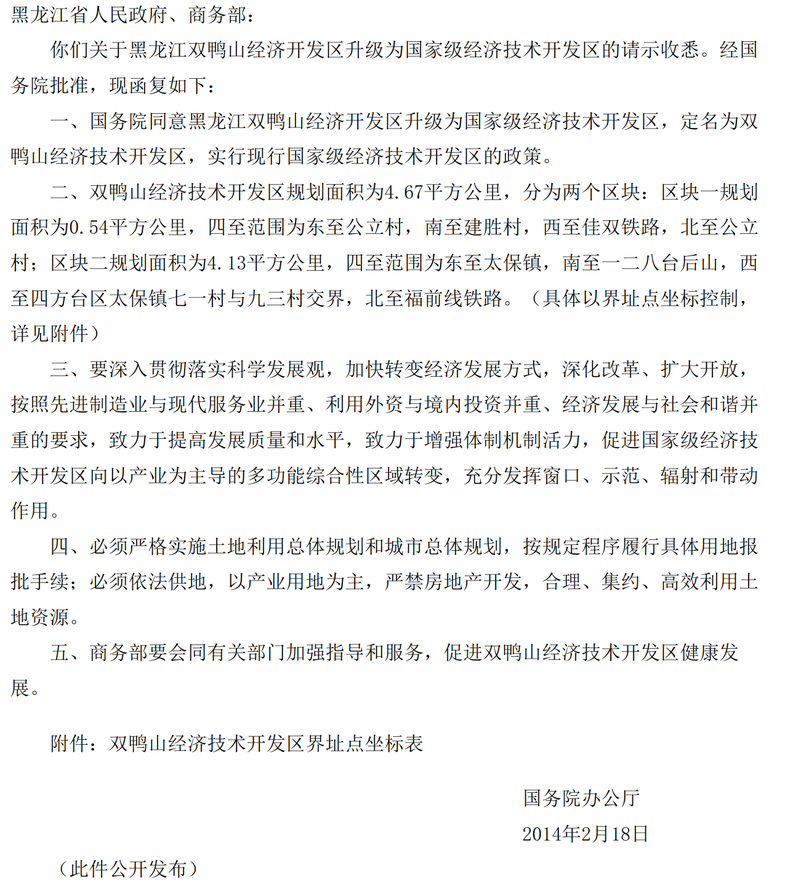
#> input picture 2.0/src/rawpic/test.png, 796 x 887 px, shrunk from 1293 x 1441 before the run, found by its file name
$ python main.py
#> lines starting #> are read from the running program, lines starting #| are printed output that depends on the picture; after the words box and inside, x2 and y2 are one past the last pixel; in counts of white or black regions, pixels touching at a corner belong together
### back/horizontal.py
import numpy as np


def get_vvList(list_data):
    # 取出list中像素存在的区间
    vv_list = list()
    v_list = list()
    for index, i in enumerate(list_data):
        if i > 0:
            v_list.append(index)  # v_list记录含有效像素列或行所在的坐标值，每个字对应一个
        else:
            if v_list:
                vv_list.append(v_list)
                # list的clear与[]有区别
                v_list = []
    return vv_list


def get_horizonal(binary):
    rows, cols = binary.shape

    ver_list = [0]*rows
    for j in range(rows):
        for i in range(cols):
            if binary.item(j, i) == 0:
                ver_list[j] = ver_list[j]+1
    '''
    对ver_list中的元素进行筛选，可以去除一些噪点
    '''
    ver_arr = np.array(ver_list)
    ver_arr[np.where(ver_arr < 1)] = 0
    ver_list = ver_arr.tolist()

    # 绘制水平投影
    '''
    img_white=np.ones(shape=(rows,cols),dtype=np.uint8)*255
    for j in range(rows):
        pt1=(cols-1,j)
        pt2=(cols-1-ver_list[j],j)
        cv2.line(img_white,pt1,pt2,(0,),1)
    cv2.imshow('水平投影',img_white)
    cv2.waitKey(0)
    '''
    # 切割行字符
    vv_list = get_vvList(ver_list)
    lines = []
    for i in vv_list:
        # img_hor=binary[i[0]:i[-1],:]
        # cv2.imshow('单行字符',img_hor)
        # cv2.waitKey(0)
        if i[-1] - i[0] > 3:
            ordinate = (i[0], i[-1])
            lines.append(ordinate)
    return lines

### 2.0/src/vertical.py
import numpy as np
import cv2
def get_vvList(list_data):
    #取出list中像素存在的区间
    vv_list=list()
    v_list=list()

    total_row = len(list_data)
    row_num = 0

    while row_num<total_row:
        flag = 0  # defult设置为连续两列空相素才允许分割，解决二值化部分像素缺失问题

        while row_num<total_row:
            if list_data[row_num]>0 :
                v_list.append(row_num)
                if flag>0:
                    flag=0
            else:
                flag+=1
                if v_list and flag==2:
                    vv_list.append(v_list)
                    #list的clear与[]有区别
                    v_list=[]
                    flag=0
                    row_num+=1
                    break
            row_num+=1

    return vv_list

def get_vertical_all(binary):
    rows,cols=binary.shape#行，列
    ver_list=[0]*cols
    for j in range(cols):
        for i in range(rows):
            if binary.item(i,j)==0:
                ver_list[j]=ver_list[j]+1
    '''
    对ver_list中的元素进行筛选，可以去除一些噪点
    '''
    ver_arr=np.array(ver_list)
    ver_arr[np.where(ver_arr<1)]=0
    ver_list=ver_arr.tolist()
    #绘制垂直投影
    img_white=np.ones(shape=(rows,cols),dtype=np.uint8)*255
    for j in range(cols):
        pt1=(j,rows-1)
        pt2=(j,rows-1-ver_list[j])
        cv2.line(img_white,pt1,pt2,(0,),1)

    #切割单一字符
    vv_list=get_vvList(ver_list)
    chars=[]
    for i in vv_list:
        ordinate = (i[0], i[-1])
        chars.append(ordinate)
    return chars

def check_if_more(lis,start,char_width,old_length):
    dist_to_check=char_width[1]//2-1#如果已经切割的字符过窄，就要检查是否是左右结构类的情况，向后继续检查
    i=start
    to_be_add,j=add_row_until_blank(lis,start)
    width=j-i+old_length

    #如果下一个字符的距离超出阈值，则不应该添加
    if j-len(to_be_add)-i>dist_to_check:
        return 0

    #如果添加该部分后字符过长，则不应该添加
    if width> 1.2*char_width[1]:
        return 0

    return 1

def add_row_until_blank(lis,start):#从任意位置开始，扫描至非空列，添加至数组直到到遇到空列
    i=start
    res=[]
    while i<len(lis):
        if lis[i]>0:
            first_black=i
            while i<len(lis):
                if lis[i]>0:
                    res.append(i)
                else:
                    return res,i
                i+=1
        else:
            i+=1
    return res,i

def get_vvList_Zen(list_data,char_width):
    #取出list中像素存在的区间
    vv_list=list()
    v_list=list()

    total_row = len(list_data)
    row_num = 0

    while row_num<total_row:
        v_list,row_num=add_row_until_blank(list_data,row_num)
        if row_num>=total_row:
            break

        #分裂检查
        is_more=check_if_more(list_data,row_num,char_width,len(v_list))
        if is_more:
            while is_more:
                to_be_add,row_num=add_row_until_blank(list_data,row_num)
                if row_num>=total_row:
                    break
                v_list+=to_be_add
                is_more=check_if_more(list_data,row_num,char_width,len(v_list))
        #添加字符
        if v_list:
            vv_list.append(v_list)
            v_list=[]

        row_num+=1

    return vv_list

def get_vertical_Zen(binary,char_width):
    rows,cols=binary.shape#行，列
    ver_list=[0]*cols
    for j in range(cols):
        for i in range(rows):
            if binary.item(i,j)==0:
                ver_list[j]=ver_list[j]+1
    '''
    对ver_list中的元素进行筛选，可以去除一些噪点
    '''
    ver_arr=np.array(ver_list)
    ver_arr[np.where(ver_arr<1)]=0
    ver_list=ver_arr.tolist()
    #绘制垂直投影
    img_white=np.ones(shape=(rows,cols),dtype=np.uint8)*255
    for j in range(cols):
        pt1=(j,rows-1)
        pt2=(j,rows-1-ver_list[j])
        cv2.line(img_white,pt1,pt2,(0,),1)

    #切割单一字符
    vv_list=get_vvList_Zen(ver_list,char_width)
    chars=[]
    for i in vv_list:
        #print(i)
        ordinate = (i[0], i[-1])
        chars.append(ordinate)
    return chars

### 2.1/src/split.py
#对初次投影法扫描得到的列表处理，分离字符和标点，分别求平均。
import numpy as np
def split_char_punctuation():
    pass
def get_inform(ordinates):#获取标准的：字的宽度，字符间距,字与符号间距，
    widths=[]
    for ordinate in ordinates:
        width=ordinate[0][1]-ordinate[0][0]
        widths.append(width)
    mid_width=np.median(widths)
    max_char_width=max(widths)
    long_expection=0
    #去除可能出现的特别长的连续像素（破折号）
    while max_char_width>=2*mid_width:
        long_expection=max_char_width
        widths.remove(max_char_width)
        max_char_width=max(widths)
    min_char_width=mid_width-(max_char_width-mid_width)
    char_width=(min_char_width,mid_width,max_char_width)
    #print("char width",char_width)

    i=0
    dists=[]
    while i<len(ordinates)-1:
        if(ordinates[i+1][1]==ordinates[i][1]):
            dist=ordinates[i+1][0][0]-ordinates[i][0][1]
            dists.append(dist)
        i+=1
    #print(dists)

    return char_width

### 2.0/src/main.py
import horizontal
import vertical
import split
import cv2
#特殊字符：省略号/姚/比/左右结构(旧、三点水、口字旁)/门/们/小/训/全体/"/英文字符

img_path='/home/walkiiiy/Zensplit/2.0/src/rawpic/test.png'#设置图像路径，必须是相对路径且不能有中文
if __name__=='__main__':

    #投影法图像分割
    img_bgr=cv2.imread(img_path,1)
#> img_bgr is the input picture: shape (887, 796, 3); mean B, G, R 242, 242, 242
    if not img_bgr is None:
        img=img_bgr.copy()
        img_gray=cv2.cvtColor(img,cv2.COLOR_BGR2GRAY)
        #二值化
        t,binary=cv2.threshold(img_gray,0,255,cv2.THRESH_OTSU+cv2.THRESH_BINARY)
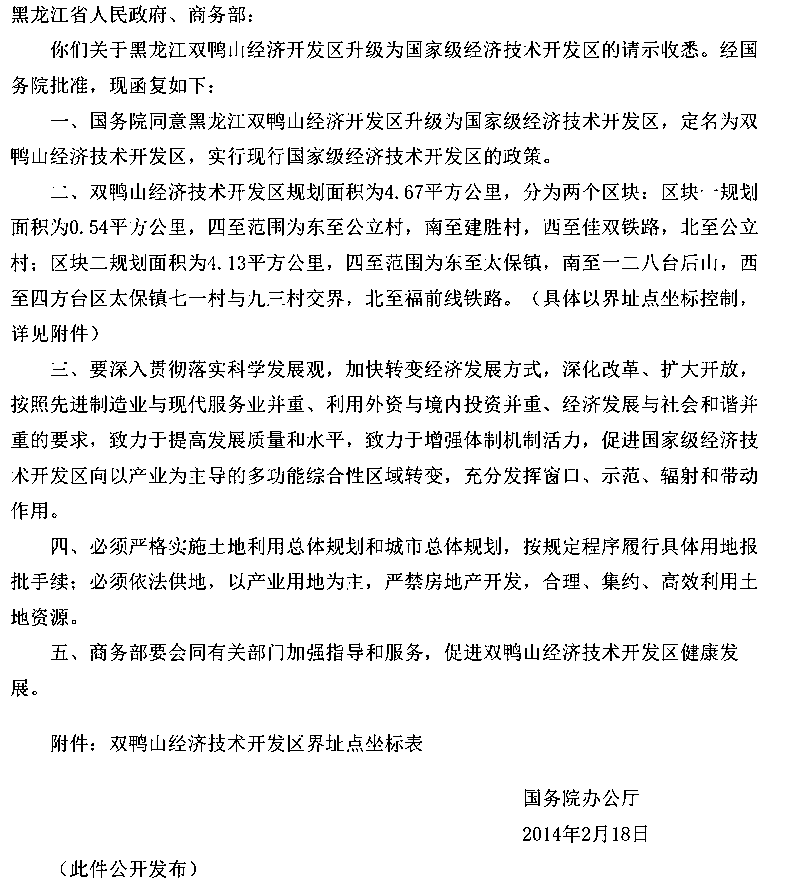
#> binary: shape (887, 796); 92.6% white; black in thin lines or dots
#> t = 180
    else:
        print("couldn't read image!")
    lines=horizontal.get_horizonal(binary)
#> lines = [(5, 22), (40, 58), (76, 93), (112, 129), (147, 164), (183, 200), (218, 235), (253, 271), (289, 306), (324, 341), (360, 377), (395, 412), (431, 448), (466, 484), (502, 519), (537, 554), (572, 589), (608, 625), (643, 660), (679, 696), (734, 751), (789, 806), (825, 842), (860, 877)]
    height,width=binary.shape
    ordinats=[]
    char_num=0
    for line in lines:
        img_hor=binary[line[0]:line[1],:]
        h_list=vertical.get_vertical_all(img_hor)#第一趟
        char_num+=len(h_list)
        for x_ordinate in h_list:
            ordinats.append((x_ordinate,line))
#> this loop made 24 passes
#> (line, rows in get_vertical_all, char_num) on passes 1 to 8: ((5, 22), 17, 13), ((40, 58), 18, 52), ((76, 93), 17, 63), ((112, 129), 17, 99), ((147, 164), 17, 127), ((183, 200), 17, 166), ((218, 235), 17, 206), ((253, 271), 18, 249)
#> after the loop, char_num = 605; ordinats = 605 items
    print("first scan,num of char:",len(ordinats))
#| first scan,num of char: 605
    #print(ordinats)

    char_width=split.get_inform(ordinats)
#> the loop in get_inform, `for ordinate in ordinates:` made 605 passes
#> (ordinate, width) on passes 1 to 3: (((12, 27), (5, 22)), 15), (((31, 48), (5, 22)), 17), (((51, 67), (5, 22)), 16)
#> after the loop in get_inform, `for ordinate in ordinates:`: widths = 605 values, max 36 at index 337, min 1 at index 24, mean 14.03
#> in get_inform, `mid_width=np.median(widths)`: mid_width = 16
#> in get_inform, `max_char_width=max(widths)`: max_char_width = 36
#> the loop in get_inform, `while max_char_width>=2*mid_width:` made 1 pass
#> (long_expection, max_char_width) on pass 1: (36, 17)
#> after the loop in get_inform, `while max_char_width>=2*mid_width:`: widths = 604 values, max 17 at index 1, min 1 at index 24, mean 14
#> in get_inform, `min_char_width=mid_width-(max_char_width-mid_width)`: min_char_width = 15
#> in get_inform, `char_width=(min_char_width,mid_width,max_char_width)`: char_width = (15, 16, 17)
#> the loop in get_inform, `while i<len(ordinates)-1:` made 604 passes
#> dist on passes 1 to 8: 4, 3, 4, 6, 5, 3, 3, 5
#> after the loop in get_inform, `while i<len(ordinates)-1:`: dists = 581 values, max 24 at index 267, min 3 at index 1, mean 4.9; i = 604
#> char_width = (15, 16, 17)
    print(char_width)
#| (15.0, 16.0, 17)
    ordinats_Zen=[]
    char_num_Zen=0
    for line in lines:
        img_hor=binary[line[0]:line[1],:]
        h_list_Zen=vertical.get_vertical_Zen(img_hor,char_width)#第二趟
        char_num_Zen+=len(h_list_Zen)
        for x_ordinate in h_list_Zen:
            ordinats_Zen.append((x_ordinate,line))
#> this loop made 24 passes
    print("second scan,num of char:",len(ordinats_Zen))
#| second scan,num of char: 587
    #print(ordinats_Zen)


    #用所得坐标切割每个字符
    img_cut=img_bgr
    for ordinate in ordinats_Zen:
        cv2.rectangle(img_cut, (ordinate[0][0], ordinate[1][0]), (ordinate[0][1], ordinate[1][1]), (255, 0, 0), 1)
#> this loop made 587 passes
#> ordinate on passes 1 to 3: ((12, 27), (5, 22)), ((31, 48), (5, 22)), ((51, 67), (5, 22))
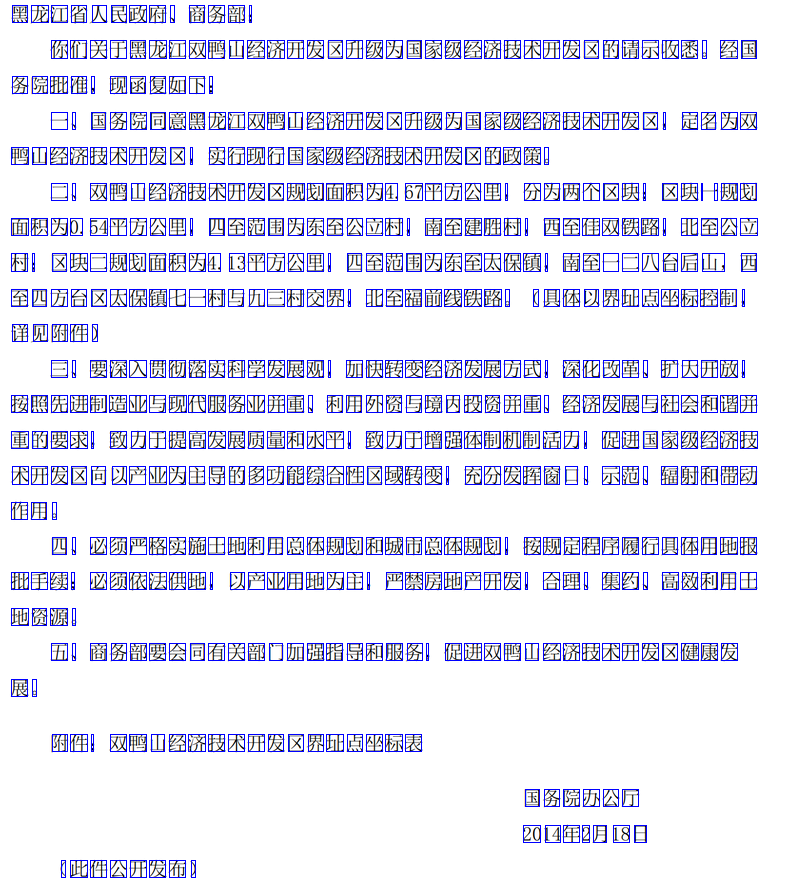
#> img_cut: shape (887, 796, 3); 5.28% of pixels changed, all inside (x1, y1, x2, y2) = (11, 5, 758, 878)
    #显示和存储图片
    # cv2.imshow('outcome',img_cut)
    # cv2.waitKey(0)
    cv2.imwrite("/home/walkiiiy/Zensplit/2.0/src/outcome/test.jpg", img_cut)

$ run again, with 2.0/src/rawpic/1.png copied over 2.0/src/rawpic/test.png
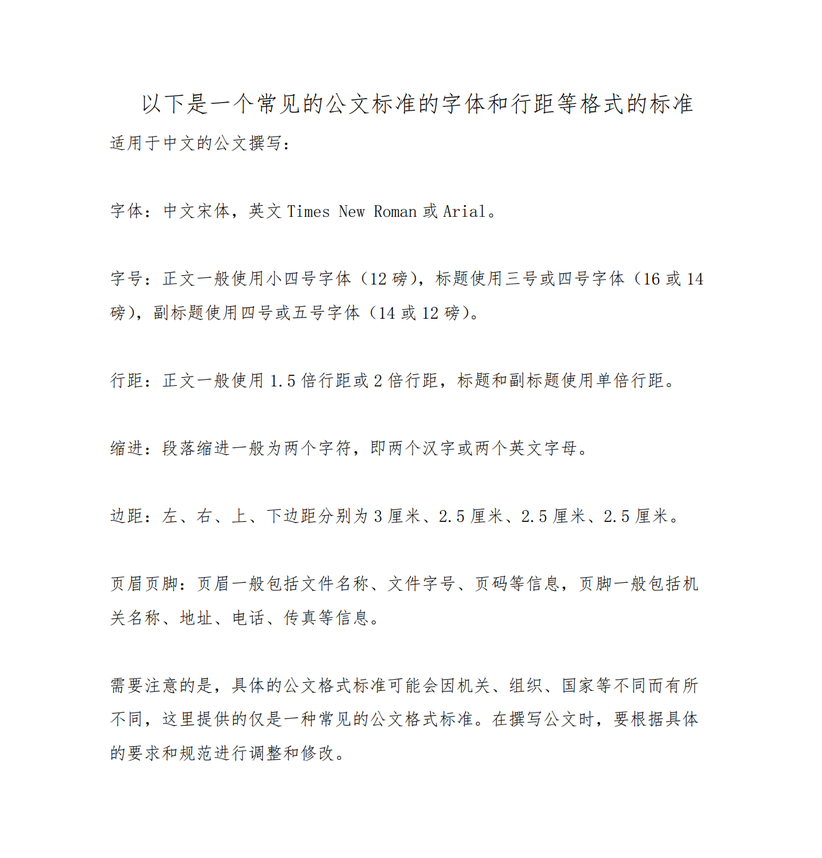
#> input picture 2.0/src/rawpic/1.png, 822 x 858 px, shrunk from 1323 x 1381 before the run, found by its file name
#> img_bgr is the input picture: shape (858, 822, 3); mean B, G, R 250, 250, 250
#> `t,binary=cv2.threshold(img_gray,0,255,cv2.THRESH_OTSU+cv2.THRESH_BINARY)`:
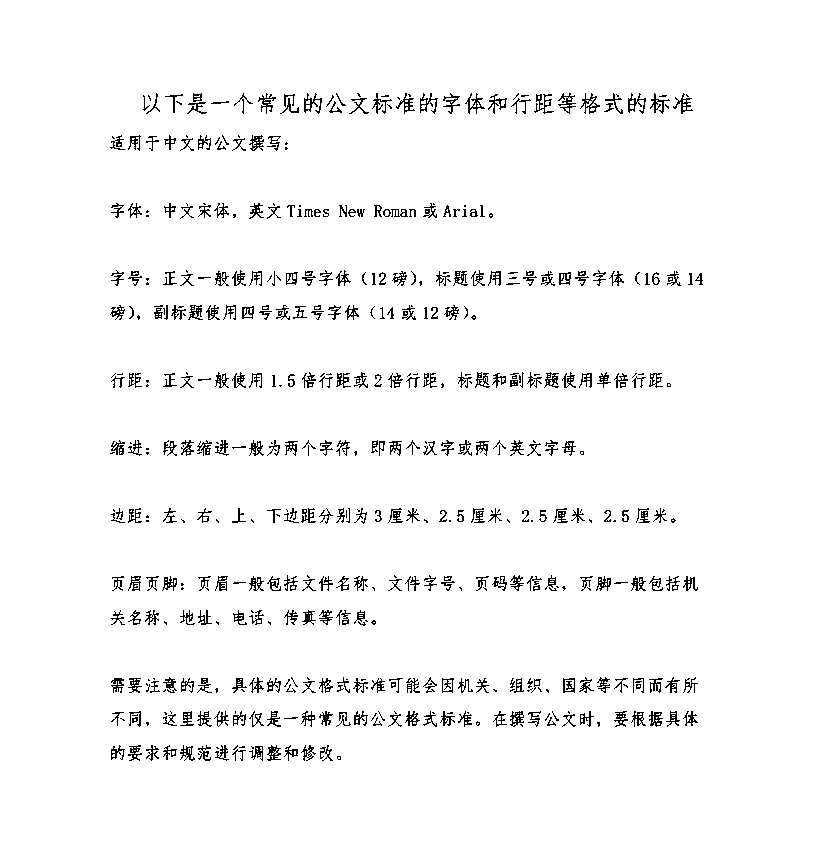
#> binary: shape (858, 822); 96.6% white; black in thin lines or dots, all inside (x1, y1, x2, y2) = (110, 93, 703, 761)
#> t = 190
#> `lines=horizontal.get_horizonal(binary)`: lines = [(93, 113), (135, 150), (203, 218), (270, 285), (305, 319), (372, 387), (440, 455), (508, 523), (575, 590), (610, 625), (677, 692), (711, 726), (745, 760)]
#> the loop `for line in lines:` made 13 passes
#> (line, char_num) on passes 1 to 8: ((93, 113), 24), ((135, 150), 35), ((203, 218), 58), ((270, 285), 95), ((305, 319), 119), ((372, 387), 153), ((440, 455), 181), ((508, 523), 218)
#> after the loop `for line in lines:`: char_num = 350; ordinats = 350 items
#| first scan,num of char: 350
#> the loop in get_inform, `for ordinate in ordinates:` made 350 passes
#> (ordinate, width) on passes 1 to 3: (((143, 159), (93, 113)), 16), (((165, 182), (93, 113)), 17), (((188, 206), (93, 113)), 18)
#> after the loop in get_inform, `for ordinate in ordinates:`: widths = 350 values, max 41 at index 50, min 1 at index 201, mean 11.32
#> mid_width = 13
#> in get_inform, `max_char_width=max(widths)`: max_char_width = 41
#> the loop in get_inform, `while max_char_width>=2*mid_width:` made 1 pass
#> (long_expection, max_char_width) on pass 1: (41, 25)
#> after the loop in get_inform, `while max_char_width>=2*mid_width:`: widths = 349 values, max 25 at index 49, min 1 at index 200, mean 11.23
#> min_char_width = 1
#> in get_inform, `char_width=(min_char_width,mid_width,max_char_width)`: char_width = (1, 13, 25)
#> the loop in get_inform, `while i<len(ordinates)-1:` made 349 passes
#> dist on passes 1 to 8: 6, 6, 5, 6, 6, 7, 6, 5
#> after the loop in get_inform, `while i<len(ordinates)-1:`: dists = 337 values, max 16 at index 35, min 3 at index 43, mean 5.78; i = 349
#> `char_width=split.get_inform(ordinats)`: char_width = (1, 13, 25)
#| (1.0, 13.0, 25)
#> the loop `for line in lines:` made 13 passes
#| second scan,num of char: 339
#> the loop `for ordinate in ordinats_Zen:` made 339 passes
#> ordinate on passes 1 to 3: ((143, 159), (93, 113)), ((165, 182), (93, 113)), ((188, 206), (93, 113))
#> after the loop `for ordinate in ordinats_Zen:`:
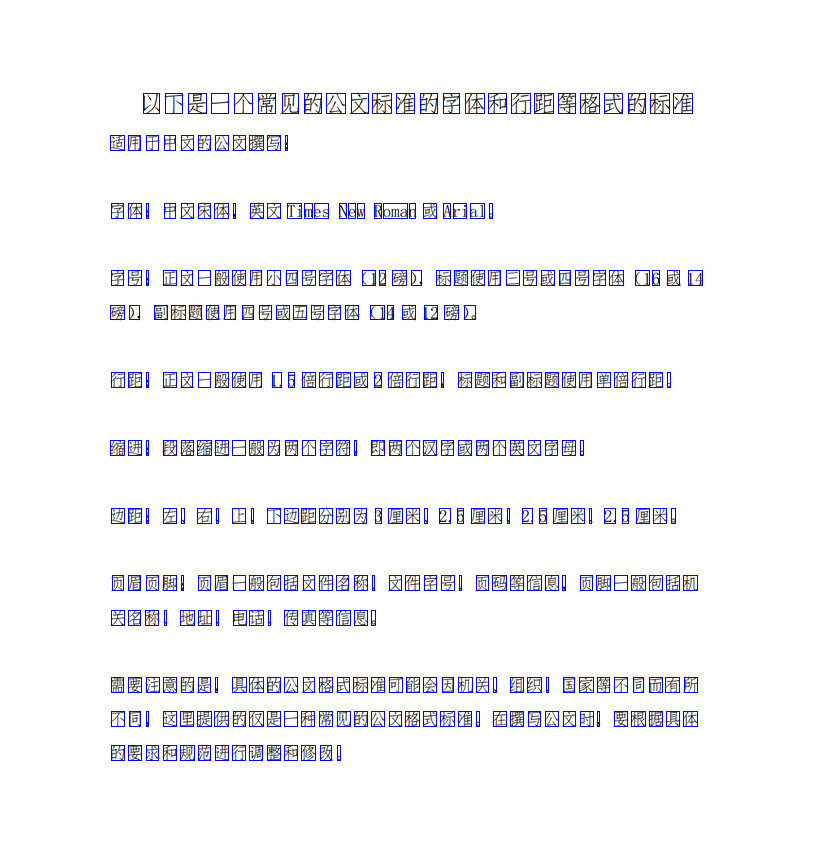
#> img_cut: shape (858, 822, 3); 2.61% of pixels changed, all inside (x1, y1, x2, y2) = (110, 93, 703, 761)
